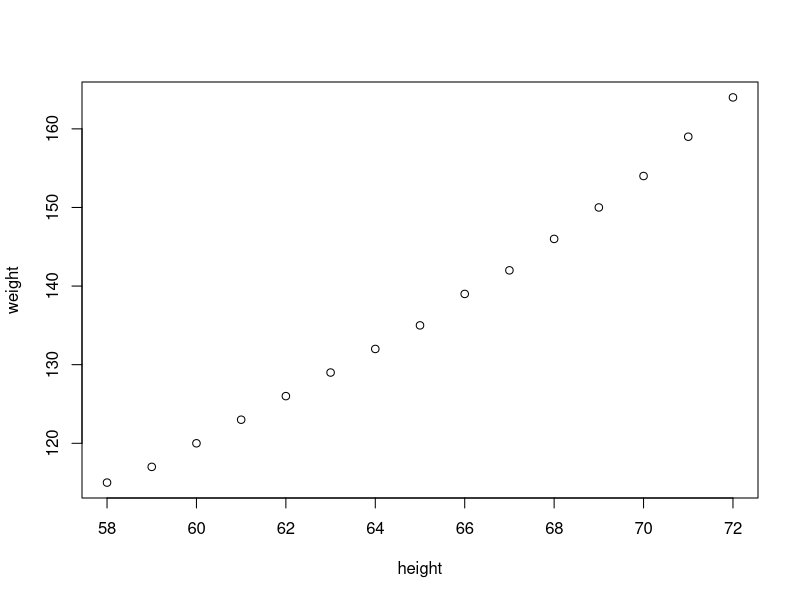
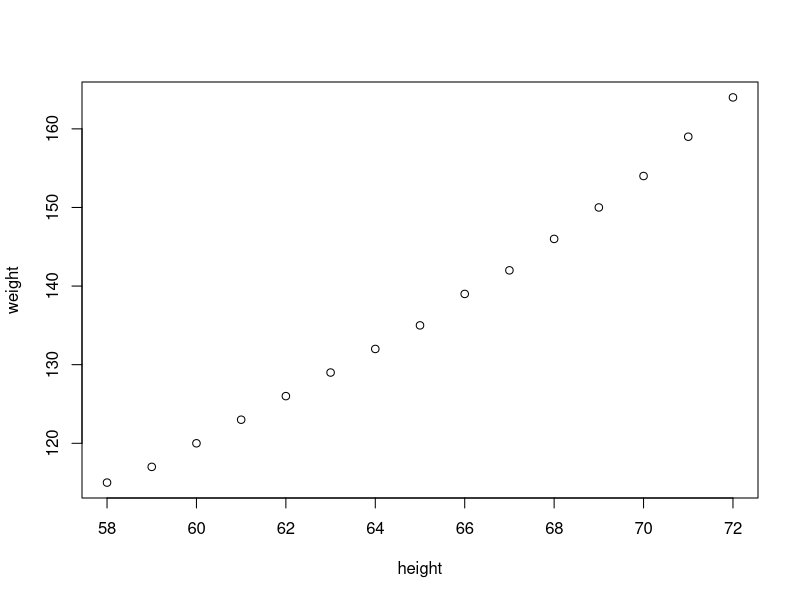

The R script that drew these images, in order:
## ---- chunk 1
dim(women)
fit <- lm(weight~height, data = women)
## ---- chunk 2
with(plot(height, weight), data = women)
## ---- chunk 3
with(plot(height, weight), data = women)
## ---- chunk 4
# install.packages("rticles") # if not installed
